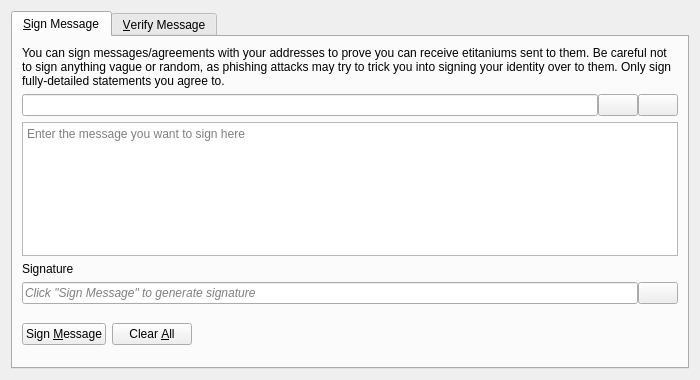
<?xml version="1.0" encoding="UTF-8"?>
<ui version="4.0">
 <class>SignVerifyMessageDialog</class>
 <widget class="QDialog" name="SignVerifyMessageDialog">
  <property name="geometry">
   <rect>
    <x>0</x>
    <y>0</y>
    <width>700</width>
    <height>380</height>
   </rect>
  </property>
  <property name="windowTitle">
   <string>Signatures - Sign / Verify a Message</string>
  </property>
  <property name="modal">
   <bool>true</bool>
  </property>
  <layout class="QVBoxLayout" name="verticalLayout">
   <item>
    <widget class="QTabWidget" name="tabWidget">
     <property name="currentIndex">
      <number>0</number>
     </property>
     <widget class="QWidget" name="tabSignMessage">
      <attribute name="title">
       <string>&amp;Sign Message</string>
      </attribute>
      <layout class="QVBoxLayout" name="verticalLayout_SM">
       <item>
        <widget class="QLabel" name="infoLabel_SM">
         <property name="text">
          <string>You can sign messages/agreements with your addresses to prove you can receive etitaniums sent to them. Be careful not to sign anything vague or random, as phishing attacks may try to trick you into signing your identity over to them. Only sign fully-detailed statements you agree to.</string>
         </property>
         <property name="textFormat">
          <enum>Qt::PlainText</enum>
         </property>
         <property name="wordWrap">
          <bool>true</bool>
         </property>
        </widget>
       </item>
       <item>
        <layout class="QHBoxLayout" name="horizontalLayout_1_SM">
         <property name="spacing">
          <number>0</number>
         </property>
         <item>
          <widget class="QValidatedLineEdit" name="addressIn_SM">
           <property name="toolTip">
            <string>The eTitanium address to sign the message with</string>
           </property>
          </widget>
         </item>
         <item>
          <widget class="QPushButton" name="addressBookButton_SM">
           <property name="toolTip">
            <string>Choose previously used address</string>
           </property>
           <property name="text">
            <string/>
           </property>
           <property name="icon">
            <iconset resource="../etitanium.qrc">
             <normaloff>:/icons/address-book</normaloff>:/icons/address-book</iconset>
           </property>
           <property name="shortcut">
            <string>Alt+A</string>
           </property>
           <property name="autoDefault">
            <bool>false</bool>
           </property>
          </widget>
         </item>
         <item>
          <widget class="QPushButton" name="pasteButton_SM">
           <property name="toolTip">
            <string>Paste address from clipboard</string>
           </property>
           <property name="text">
            <string/>
           </property>
           <property name="icon">
            <iconset resource="../etitanium.qrc">
             <normaloff>:/icons/editpaste</normaloff>:/icons/editpaste</iconset>
           </property>
           <property name="shortcut">
            <string>Alt+P</string>
           </property>
           <property name="autoDefault">
            <bool>false</bool>
           </property>
          </widget>
         </item>
        </layout>
       </item>
       <item>
        <widget class="QPlainTextEdit" name="messageIn_SM">
         <property name="toolTip">
          <string>Enter the message you want to sign here</string>
         </property>
         <property name="placeholderText">
          <string>Enter the message you want to sign here</string>
         </property>
        </widget>
       </item>
       <item>
        <widget class="QLabel" name="signatureLabel_SM">
         <property name="text">
          <string>Signature</string>
         </property>
         <property name="textFormat">
          <enum>Qt::PlainText</enum>
         </property>
        </widget>
       </item>
       <item>
        <layout class="QHBoxLayout" name="horizontalLayout_2_SM">
         <property name="spacing">
          <number>0</number>
         </property>
         <item>
          <widget class="QLineEdit" name="signatureOut_SM">
           <property name="placeholderText">
            <string>Click "Sign Message" to generate signature</string>
           </property>
           <property name="font">
            <font>
             <italic>true</italic>
            </font>
           </property>
           <property name="readOnly">
            <bool>true</bool>
           </property>
          </widget>
         </item>
         <item>
          <widget class="QPushButton" name="copySignatureButton_SM">
           <property name="toolTip">
            <string>Copy the current signature to the system clipboard</string>
           </property>
           <property name="text">
            <string/>
           </property>
           <property name="icon">
            <iconset resource="../etitanium.qrc">
             <normaloff>:/icons/editcopy</normaloff>:/icons/editcopy</iconset>
           </property>
           <property name="autoDefault">
            <bool>false</bool>
           </property>
          </widget>
         </item>
        </layout>
       </item>
       <item>
        <layout class="QHBoxLayout" name="horizontalLayout_3_SM">
         <item>
          <widget class="QPushButton" name="signMessageButton_SM">
           <property name="toolTip">
            <string>Sign the message to prove you own this eTitanium address</string>
           </property>
           <property name="text">
            <string>Sign &amp;Message</string>
           </property>
           <property name="icon">
            <iconset resource="../etitanium.qrc">
             <normaloff>:/icons/edit</normaloff>:/icons/edit</iconset>
           </property>
           <property name="autoDefault">
            <bool>false</bool>
           </property>
          </widget>
         </item>
         <item>
          <widget class="QPushButton" name="clearButton_SM">
           <property name="toolTip">
            <string>Reset all sign message fields</string>
           </property>
           <property name="text">
            <string>Clear &amp;All</string>
           </property>
           <property name="icon">
            <iconset resource="../etitanium.qrc">
             <normaloff>:/icons/remove</normaloff>:/icons/remove</iconset>
           </property>
           <property name="autoDefault">
            <bool>false</bool>
           </property>
          </widget>
         </item>
         <item>
          <spacer name="horizontalSpacer_1_SM">
           <property name="orientation">
            <enum>Qt::Horizontal</enum>
           </property>
           <property name="sizeHint" stdset="0">
            <size>
             <width>40</width>
             <height>48</height>
            </size>
           </property>
          </spacer>
         </item>
         <item>
          <widget class="QLabel" name="statusLabel_SM">
           <property name="font">
            <font>
             <weight>75</weight>
             <bold>true</bold>
            </font>
           </property>
           <property name="text">
            <string/>
           </property>
           <property name="wordWrap">
            <bool>true</bool>
           </property>
          </widget>
         </item>
         <item>
          <spacer name="horizontalSpacer_2_SM">
           <property name="orientation">
            <enum>Qt::Horizontal</enum>
           </property>
           <property name="sizeHint" stdset="0">
            <size>
             <width>40</width>
             <height>48</height>
            </size>
           </property>
          </spacer>
         </item>
        </layout>
       </item>
      </layout>
     </widget>
     <widget class="QWidget" name="tabVerifyMessage">
      <attribute name="title">
       <string>&amp;Verify Message</string>
      </attribute>
      <layout class="QVBoxLayout" name="verticalLayout_VM">
       <item>
        <widget class="QLabel" name="infoLabel_VM">
         <property name="text">
          <string>Enter the receiver's address, message (ensure you copy line breaks, spaces, tabs, etc. exactly) and signature below to verify the message. Be careful not to read more into the signature than what is in the signed message itself, to avoid being tricked by a man-in-the-middle attack. Note that this only proves the signing party receives with the address, it cannot prove sendership of any transaction!</string>
         </property>
         <property name="textFormat">
          <enum>Qt::PlainText</enum>
         </property>
         <property name="alignment">
          <set>Qt::AlignLeading|Qt::AlignLeft|Qt::AlignTop</set>
         </property>
         <property name="wordWrap">
          <bool>true</bool>
         </property>
        </widget>
       </item>
       <item>
        <layout class="QHBoxLayout" name="horizontalLayout_1_VM">
         <property name="spacing">
          <number>0</number>
         </property>
         <item>
          <widget class="QValidatedLineEdit" name="addressIn_VM">
           <property name="toolTip">
            <string>The eTitanium address the message was signed with</string>
           </property>
          </widget>
         </item>
         <item>
          <widget class="QPushButton" name="addressBookButton_VM">
           <property name="toolTip">
            <string>Choose previously used address</string>
           </property>
           <property name="text">
            <string/>
           </property>
           <property name="icon">
            <iconset resource="../etitanium.qrc">
             <normaloff>:/icons/address-book</normaloff>:/icons/address-book</iconset>
           </property>
           <property name="shortcut">
            <string>Alt+A</string>
           </property>
           <property name="autoDefault">
            <bool>false</bool>
           </property>
          </widget>
         </item>
        </layout>
       </item>
       <item>
        <widget class="QPlainTextEdit" name="messageIn_VM">
          <property name="toolTip">
            <string>The signed message to verify</string>
          </property>
          <property name="placeholderText">
            <string>The signed message to verify</string>
          </property>
        </widget>
       </item>
       <item>
        <widget class="QValidatedLineEdit" name="signatureIn_VM">
          <property name="toolTip">
            <string>The signature given when the message was signed</string>
          </property>
          <property name="placeholderText">
            <string>The signature given when the message was signed</string>
          </property>
        </widget>
       </item>
       <item>
        <layout class="QHBoxLayout" name="horizontalLayout_2_VM">
         <item>
          <widget class="QPushButton" name="verifyMessageButton_VM">
           <property name="toolTip">
            <string>Verify the message to ensure it was signed with the specified eTitanium address</string>
           </property>
           <property name="text">
            <string>Verify &amp;Message</string>
           </property>
           <property name="icon">
            <iconset resource="../etitanium.qrc">
             <normaloff>:/icons/transaction_0</normaloff>:/icons/transaction_0</iconset>
           </property>
           <property name="autoDefault">
            <bool>false</bool>
           </property>
          </widget>
         </item>
         <item>
          <widget class="QPushButton" name="clearButton_VM">
           <property name="toolTip">
            <string>Reset all verify message fields</string>
           </property>
           <property name="text">
            <string>Clear &amp;All</string>
           </property>
           <property name="icon">
            <iconset resource="../etitanium.qrc">
             <normaloff>:/icons/remove</normaloff>:/icons/remove</iconset>
           </property>
           <property name="autoDefault">
            <bool>false</bool>
           </property>
          </widget>
         </item>
         <item>
          <spacer name="horizontalSpacer_1_VM">
           <property name="orientation">
            <enum>Qt::Horizontal</enum>
           </property>
           <property name="sizeHint" stdset="0">
            <size>
             <width>40</width>
             <height>48</height>
            </size>
           </property>
          </spacer>
         </item>
         <item>
          <widget class="QLabel" name="statusLabel_VM">
           <property name="font">
            <font>
             <weight>75</weight>
             <bold>true</bold>
            </font>
           </property>
           <property name="text">
            <string/>
           </property>
           <property name="wordWrap">
            <bool>true</bool>
           </property>
          </widget>
         </item>
         <item>
          <spacer name="horizontalSpacer_2_VM">
           <property name="orientation">
            <enum>Qt::Horizontal</enum>
           </property>
           <property name="sizeHint" stdset="0">
            <size>
             <width>40</width>
             <height>48</height>
            </size>
           </property>
          </spacer>
         </item>
        </layout>
       </item>
      </layout>
     </widget>
    </widget>
   </item>
  </layout>
 </widget>
 <customwidgets>
  <customwidget>
   <class>QValidatedLineEdit</class>
   <extends>QLineEdit</extends>
   <header>qt/qvalidatedlineedit.h</header>
  </customwidget>
 </customwidgets>
 <resources>
  <include location="../etitanium.qrc"/>
 </resources>
 <connections/>
</ui>
